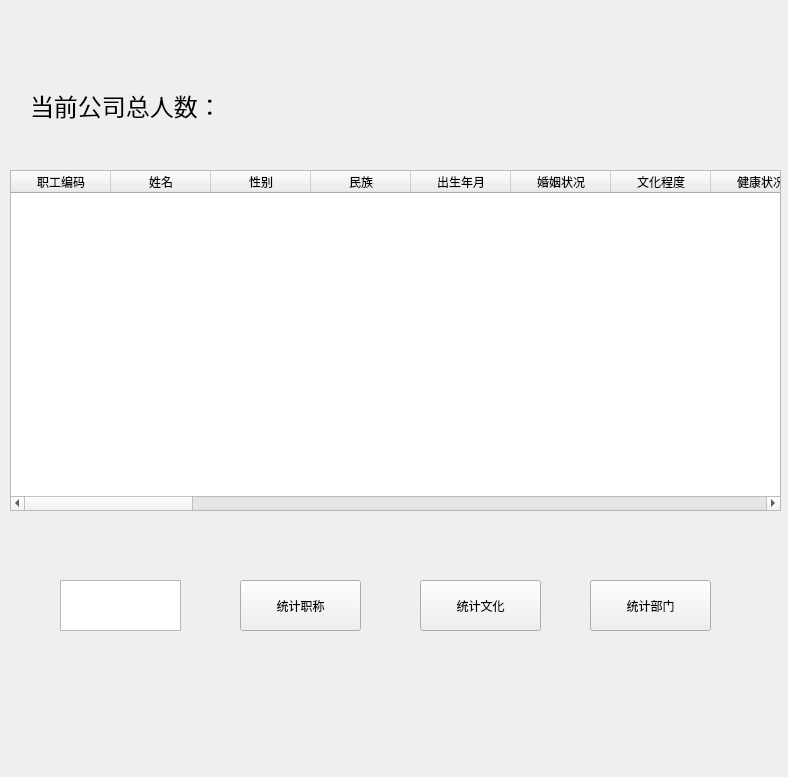
<?xml version="1.0" encoding="UTF-8"?>
<ui version="4.0">
 <class>CountWindow</class>
 <widget class="QMainWindow" name="CountWindow">
  <property name="geometry">
   <rect>
    <x>0</x>
    <y>0</y>
    <width>788</width>
    <height>777</height>
   </rect>
  </property>
  <property name="windowTitle">
   <string>CountWindow</string>
  </property>
  <widget class="QWidget" name="centralWidget">
   <widget class="QPushButton" name="pushButton_by_zc">
    <property name="geometry">
     <rect>
      <x>240</x>
      <y>580</y>
      <width>121</width>
      <height>51</height>
     </rect>
    </property>
    <property name="text">
     <string>统计职称</string>
    </property>
   </widget>
   <widget class="QPushButton" name="pushButton_by_wh">
    <property name="geometry">
     <rect>
      <x>420</x>
      <y>580</y>
      <width>121</width>
      <height>51</height>
     </rect>
    </property>
    <property name="text">
     <string>统计文化</string>
    </property>
   </widget>
   <widget class="QPushButton" name="pushButton_by_bm">
    <property name="geometry">
     <rect>
      <x>590</x>
      <y>580</y>
      <width>121</width>
      <height>51</height>
     </rect>
    </property>
    <property name="text">
     <string>统计部门</string>
    </property>
   </widget>
   <widget class="QTextEdit" name="textEdit_input">
    <property name="geometry">
     <rect>
      <x>60</x>
      <y>580</y>
      <width>121</width>
      <height>51</height>
     </rect>
    </property>
   </widget>
   <widget class="QLabel" name="label">
    <property name="geometry">
     <rect>
      <x>30</x>
      <y>80</y>
      <width>331</width>
      <height>51</height>
     </rect>
    </property>
    <property name="font">
     <font>
      <family>Agency FB</family>
      <pointsize>18</pointsize>
     </font>
    </property>
    <property name="text">
     <string>当前公司总人数：</string>
    </property>
   </widget>
   <widget class="QTableWidget" name="tableWidget">
    <property name="geometry">
     <rect>
      <x>10</x>
      <y>170</y>
      <width>771</width>
      <height>341</height>
     </rect>
    </property>
    <column>
     <property name="text">
      <string>职工编码</string>
     </property>
    </column>
    <column>
     <property name="text">
      <string>姓名</string>
     </property>
    </column>
    <column>
     <property name="text">
      <string>性别</string>
     </property>
    </column>
    <column>
     <property name="text">
      <string>民族</string>
     </property>
    </column>
    <column>
     <property name="text">
      <string>出生年月</string>
     </property>
    </column>
    <column>
     <property name="text">
      <string>婚姻状况</string>
     </property>
    </column>
    <column>
     <property name="text">
      <string>文化程度</string>
     </property>
    </column>
    <column>
     <property name="text">
      <string>健康状况</string>
     </property>
    </column>
    <column>
     <property name="text">
      <string>政治面貌</string>
     </property>
    </column>
    <column>
     <property name="text">
      <string>职称</string>
     </property>
    </column>
    <column>
     <property name="text">
      <string>籍贯</string>
     </property>
    </column>
    <column>
     <property name="text">
      <string>身份证号码</string>
     </property>
    </column>
    <column>
     <property name="text">
      <string>毕业学校</string>
     </property>
    </column>
    <column>
     <property name="text">
      <string>专业或特长</string>
     </property>
    </column>
    <column>
     <property name="text">
      <string>户口所在地</string>
     </property>
    </column>
    <column>
     <property name="text">
      <string>户口性质</string>
     </property>
    </column>
    <column>
     <property name="text">
      <string>现住址</string>
     </property>
    </column>
    <column>
     <property name="text">
      <string>职务</string>
     </property>
    </column>
    <column>
     <property name="text">
      <string>工种名</string>
     </property>
    </column>
    <column>
     <property name="text">
      <string>何时技术培训</string>
     </property>
    </column>
    <column>
     <property name="text">
      <string>何时奖励和处分</string>
     </property>
    </column>
    <column>
     <property name="text">
      <string>需要说明问题</string>
     </property>
    </column>
    <column>
     <property name="text">
      <string>填表人签名</string>
     </property>
    </column>
    <column>
     <property name="text">
      <string>填表日期</string>
     </property>
    </column>
    <column>
     <property name="text">
      <string>公司审查意见</string>
     </property>
    </column>
    <column>
     <property name="text">
      <string>审查日期</string>
     </property>
    </column>
    <column>
     <property name="text">
      <string>人员性质</string>
     </property>
    </column>
    <column>
     <property name="text">
      <string>入常时间</string>
     </property>
    </column>
    <column>
     <property name="text">
      <string>人员状态</string>
     </property>
    </column>
    <column>
     <property name="text">
      <string>备注</string>
     </property>
    </column>
    <column>
     <property name="text">
      <string>部门</string>
     </property>
    </column>
   </widget>
  </widget>
 </widget>
 <resources/>
 <connections/>
</ui>
